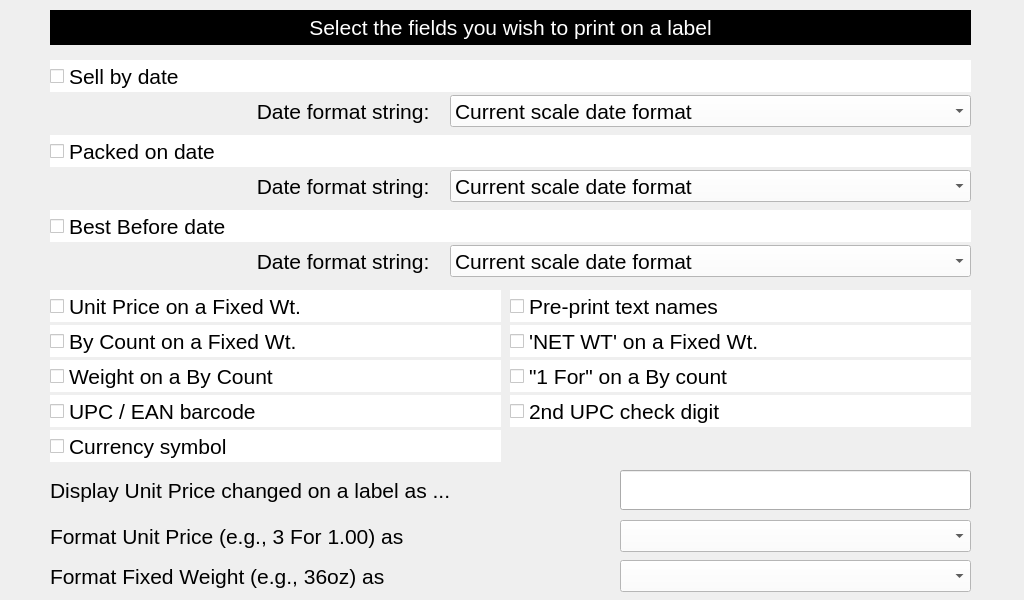
<?xml version="1.0" encoding="UTF-8"?>
<ui version="4.0">
 <class>labelFieldsToPrint</class>
 <widget class="QWidget" name="labelFieldsToPrint">
  <property name="geometry">
   <rect>
    <x>0</x>
    <y>0</y>
    <width>1024</width>
    <height>600</height>
   </rect>
  </property>
  <property name="windowTitle">
   <string>Form</string>
  </property>
  <widget class="QLabel" name="lblSelectFields">
   <property name="geometry">
    <rect>
     <x>50</x>
     <y>10</y>
     <width>921</width>
     <height>35</height>
    </rect>
   </property>
   <property name="font">
    <font>
     <pointsize>16</pointsize>
    </font>
   </property>
   <property name="styleSheet">
    <string notr="true">QLabel
{
	color: white;
     background: black;
 }</string>
   </property>
   <property name="text">
    <string>Select the fields you wish to print on a label</string>
   </property>
   <property name="alignment">
    <set>Qt::AlignCenter</set>
   </property>
  </widget>
  <widget class="QCheckBox" name="ckSellByDate">
   <property name="geometry">
    <rect>
     <x>50</x>
     <y>60</y>
     <width>921</width>
     <height>32</height>
    </rect>
   </property>
   <property name="font">
    <font>
     <pointsize>16</pointsize>
    </font>
   </property>
   <property name="styleSheet">
    <string notr="true">QCheckBox
{
	color: black;
	background: white;
 }</string>
   </property>
   <property name="text">
    <string>Sell by date</string>
   </property>
  </widget>
  <widget class="QLabel" name="lblSellByDateFormat">
   <property name="geometry">
    <rect>
     <x>70</x>
     <y>95</y>
     <width>371</width>
     <height>32</height>
    </rect>
   </property>
   <property name="font">
    <font>
     <pointsize>16</pointsize>
    </font>
   </property>
   <property name="text">
    <string>Date format string:  </string>
   </property>
   <property name="alignment">
    <set>Qt::AlignRight|Qt::AlignTrailing|Qt::AlignVCenter</set>
   </property>
  </widget>
  <widget class="QComboBox" name="cbSellByDate">
   <property name="geometry">
    <rect>
     <x>450</x>
     <y>95</y>
     <width>521</width>
     <height>32</height>
    </rect>
   </property>
   <property name="font">
    <font>
     <pointsize>16</pointsize>
    </font>
   </property>
   <property name="styleSheet">
    <string notr="true">QComboBox
{
	color: black;
	background: white;
 }</string>
   </property>
   <item>
    <property name="text">
     <string>Current scale date format</string>
    </property>
   </item>
   <item>
    <property name="text">
     <string>Julian date format</string>
    </property>
   </item>
  </widget>
  <widget class="QLabel" name="lblPackedOnDateFormat">
   <property name="geometry">
    <rect>
     <x>70</x>
     <y>170</y>
     <width>371</width>
     <height>32</height>
    </rect>
   </property>
   <property name="font">
    <font>
     <pointsize>16</pointsize>
    </font>
   </property>
   <property name="text">
    <string>Date format string:  </string>
   </property>
   <property name="alignment">
    <set>Qt::AlignRight|Qt::AlignTrailing|Qt::AlignVCenter</set>
   </property>
  </widget>
  <widget class="QCheckBox" name="ckPackedOnDate">
   <property name="geometry">
    <rect>
     <x>50</x>
     <y>135</y>
     <width>921</width>
     <height>32</height>
    </rect>
   </property>
   <property name="font">
    <font>
     <pointsize>16</pointsize>
    </font>
   </property>
   <property name="styleSheet">
    <string notr="true">QCheckBox
{
	color: black;
	background: white;
 }</string>
   </property>
   <property name="text">
    <string>Packed on date</string>
   </property>
  </widget>
  <widget class="QComboBox" name="cbPackedOnDate">
   <property name="geometry">
    <rect>
     <x>450</x>
     <y>170</y>
     <width>521</width>
     <height>32</height>
    </rect>
   </property>
   <property name="font">
    <font>
     <pointsize>16</pointsize>
    </font>
   </property>
   <property name="styleSheet">
    <string notr="true">QComboBox
{
	color: black;
	background: white;
 }</string>
   </property>
   <item>
    <property name="text">
     <string>Current scale date format</string>
    </property>
   </item>
   <item>
    <property name="text">
     <string>Julian date format</string>
    </property>
   </item>
  </widget>
  <widget class="QLabel" name="lblBestBeforeDateFormat">
   <property name="geometry">
    <rect>
     <x>70</x>
     <y>245</y>
     <width>371</width>
     <height>32</height>
    </rect>
   </property>
   <property name="font">
    <font>
     <pointsize>16</pointsize>
    </font>
   </property>
   <property name="text">
    <string>Date format string:  </string>
   </property>
   <property name="alignment">
    <set>Qt::AlignRight|Qt::AlignTrailing|Qt::AlignVCenter</set>
   </property>
  </widget>
  <widget class="QComboBox" name="cbBestBeforeDate">
   <property name="geometry">
    <rect>
     <x>450</x>
     <y>245</y>
     <width>521</width>
     <height>32</height>
    </rect>
   </property>
   <property name="font">
    <font>
     <pointsize>16</pointsize>
    </font>
   </property>
   <property name="styleSheet">
    <string notr="true">QComboBox
{
	color: black;
	background: white;
 }</string>
   </property>
   <item>
    <property name="text">
     <string>Current scale date format</string>
    </property>
   </item>
   <item>
    <property name="text">
     <string>Julian date format</string>
    </property>
   </item>
  </widget>
  <widget class="QCheckBox" name="ckBestBeforeDate">
   <property name="geometry">
    <rect>
     <x>50</x>
     <y>210</y>
     <width>921</width>
     <height>32</height>
    </rect>
   </property>
   <property name="font">
    <font>
     <pointsize>16</pointsize>
    </font>
   </property>
   <property name="styleSheet">
    <string notr="true">QCheckBox
{
	color: black;
	background: white;
 }</string>
   </property>
   <property name="text">
    <string>Best Before date</string>
   </property>
  </widget>
  <widget class="QCheckBox" name="ckUnitPrice">
   <property name="geometry">
    <rect>
     <x>50</x>
     <y>290</y>
     <width>451</width>
     <height>32</height>
    </rect>
   </property>
   <property name="font">
    <font>
     <pointsize>16</pointsize>
    </font>
   </property>
   <property name="styleSheet">
    <string notr="true">QCheckBox
{
	color: black;
	background: white;
 }</string>
   </property>
   <property name="text">
    <string>Unit Price on a Fixed Wt.</string>
   </property>
  </widget>
  <widget class="QCheckBox" name="ckPrePrintTextNames">
   <property name="geometry">
    <rect>
     <x>510</x>
     <y>290</y>
     <width>461</width>
     <height>32</height>
    </rect>
   </property>
   <property name="font">
    <font>
     <pointsize>16</pointsize>
    </font>
   </property>
   <property name="styleSheet">
    <string notr="true">QCheckBox
{
	color: black;
	background: white;
 }</string>
   </property>
   <property name="text">
    <string>Pre-print text names</string>
   </property>
  </widget>
  <widget class="QCheckBox" name="ckByCount">
   <property name="geometry">
    <rect>
     <x>50</x>
     <y>325</y>
     <width>451</width>
     <height>32</height>
    </rect>
   </property>
   <property name="font">
    <font>
     <pointsize>16</pointsize>
    </font>
   </property>
   <property name="styleSheet">
    <string notr="true">QCheckBox
{
	color: black;
	background: white;
 }</string>
   </property>
   <property name="text">
    <string>By Count on a Fixed Wt.</string>
   </property>
  </widget>
  <widget class="QCheckBox" name="ckWeightOnByCount">
   <property name="geometry">
    <rect>
     <x>50</x>
     <y>360</y>
     <width>451</width>
     <height>32</height>
    </rect>
   </property>
   <property name="font">
    <font>
     <pointsize>16</pointsize>
    </font>
   </property>
   <property name="styleSheet">
    <string notr="true">QCheckBox
{
	color: black;
	background: white;
 }</string>
   </property>
   <property name="text">
    <string>Weight on a By Count</string>
   </property>
  </widget>
  <widget class="QCheckBox" name="ckOneOnByCount">
   <property name="geometry">
    <rect>
     <x>510</x>
     <y>360</y>
     <width>461</width>
     <height>32</height>
    </rect>
   </property>
   <property name="font">
    <font>
     <pointsize>16</pointsize>
    </font>
   </property>
   <property name="styleSheet">
    <string notr="true">QCheckBox
{
	color: black;
	background: white;
 }</string>
   </property>
   <property name="text">
    <string>&quot;1 For&quot; on a By count</string>
   </property>
  </widget>
  <widget class="QCheckBox" name="ckUpcEanBarcode">
   <property name="geometry">
    <rect>
     <x>50</x>
     <y>395</y>
     <width>451</width>
     <height>32</height>
    </rect>
   </property>
   <property name="font">
    <font>
     <pointsize>16</pointsize>
    </font>
   </property>
   <property name="styleSheet">
    <string notr="true">QCheckBox
{
	color: black;
	background: white;
 }</string>
   </property>
   <property name="text">
    <string>UPC / EAN barcode</string>
   </property>
  </widget>
  <widget class="QCheckBox" name="ckUpcCheckDigit">
   <property name="geometry">
    <rect>
     <x>510</x>
     <y>395</y>
     <width>461</width>
     <height>32</height>
    </rect>
   </property>
   <property name="font">
    <font>
     <pointsize>16</pointsize>
    </font>
   </property>
   <property name="styleSheet">
    <string notr="true">QCheckBox
{
	color: black;
	background: white;
 }</string>
   </property>
   <property name="text">
    <string>2nd UPC check digit</string>
   </property>
  </widget>
  <widget class="QCheckBox" name="ckCurrencySymbol">
   <property name="geometry">
    <rect>
     <x>50</x>
     <y>430</y>
     <width>451</width>
     <height>32</height>
    </rect>
   </property>
   <property name="font">
    <font>
     <pointsize>16</pointsize>
    </font>
   </property>
   <property name="styleSheet">
    <string notr="true">QCheckBox
{
	color: black;
	background: white;
 }</string>
   </property>
   <property name="text">
    <string>Currency symbol</string>
   </property>
  </widget>
  <widget class="QCheckBox" name="ckNetWtOnFixedWt">
   <property name="geometry">
    <rect>
     <x>510</x>
     <y>325</y>
     <width>461</width>
     <height>32</height>
    </rect>
   </property>
   <property name="font">
    <font>
     <pointsize>16</pointsize>
    </font>
   </property>
   <property name="styleSheet">
    <string notr="true">QCheckBox
{
	color: black;
	background: white;
 }</string>
   </property>
   <property name="text">
    <string>'NET WT' on a Fixed Wt.</string>
   </property>
  </widget>
  <widget class="QComboBox" name="cbFixedWeightFormat">
   <property name="geometry">
    <rect>
     <x>620</x>
     <y>560</y>
     <width>351</width>
     <height>32</height>
    </rect>
   </property>
   <property name="font">
    <font>
     <pointsize>16</pointsize>
    </font>
   </property>
   <property name="styleSheet">
    <string notr="true">QComboBox
{
	color: black;
	background: white;
 }</string>
   </property>
  </widget>
  <widget class="QLabel" name="lblFixedWeightFormat">
   <property name="geometry">
    <rect>
     <x>50</x>
     <y>560</y>
     <width>561</width>
     <height>32</height>
    </rect>
   </property>
   <property name="font">
    <font>
     <pointsize>16</pointsize>
    </font>
   </property>
   <property name="text">
    <string>Format Fixed Weight (e.g., 36oz) as</string>
   </property>
   <property name="alignment">
    <set>Qt::AlignLeading|Qt::AlignLeft|Qt::AlignVCenter</set>
   </property>
   <property name="wordWrap">
    <bool>true</bool>
   </property>
  </widget>
  <widget class="QComboBox" name="cbUnitPriceFormat">
   <property name="geometry">
    <rect>
     <x>620</x>
     <y>520</y>
     <width>351</width>
     <height>32</height>
    </rect>
   </property>
   <property name="font">
    <font>
     <pointsize>16</pointsize>
    </font>
   </property>
   <property name="styleSheet">
    <string notr="true">QComboBox
{
	color: black;
	background: white;
 }</string>
   </property>
  </widget>
  <widget class="QLabel" name="lblUnitPriceFormat">
   <property name="geometry">
    <rect>
     <x>50</x>
     <y>520</y>
     <width>561</width>
     <height>32</height>
    </rect>
   </property>
   <property name="font">
    <font>
     <pointsize>16</pointsize>
    </font>
   </property>
   <property name="text">
    <string>Format Unit Price (e.g., 3 For 1.00) as</string>
   </property>
   <property name="alignment">
    <set>Qt::AlignLeading|Qt::AlignLeft|Qt::AlignVCenter</set>
   </property>
   <property name="wordWrap">
    <bool>true</bool>
   </property>
  </widget>
  <widget class="QLineEdit" name="txtPriceChangedLabelIndicator">
   <property name="geometry">
    <rect>
     <x>620</x>
     <y>470</y>
     <width>351</width>
     <height>40</height>
    </rect>
   </property>
   <property name="font">
    <font>
     <pointsize>17</pointsize>
    </font>
   </property>
   <property name="toolTip">
    <string notr="true"/>
   </property>
  </widget>
  <widget class="QLabel" name="lblPriceChangedLabelIndicator">
   <property name="geometry">
    <rect>
     <x>50</x>
     <y>470</y>
     <width>541</width>
     <height>41</height>
    </rect>
   </property>
   <property name="font">
    <font>
     <pointsize>16</pointsize>
    </font>
   </property>
   <property name="text">
    <string>Display Unit Price changed on a label as ...</string>
   </property>
   <property name="wordWrap">
    <bool>true</bool>
   </property>
  </widget>
 </widget>
 <resources/>
 <connections/>
</ui>
